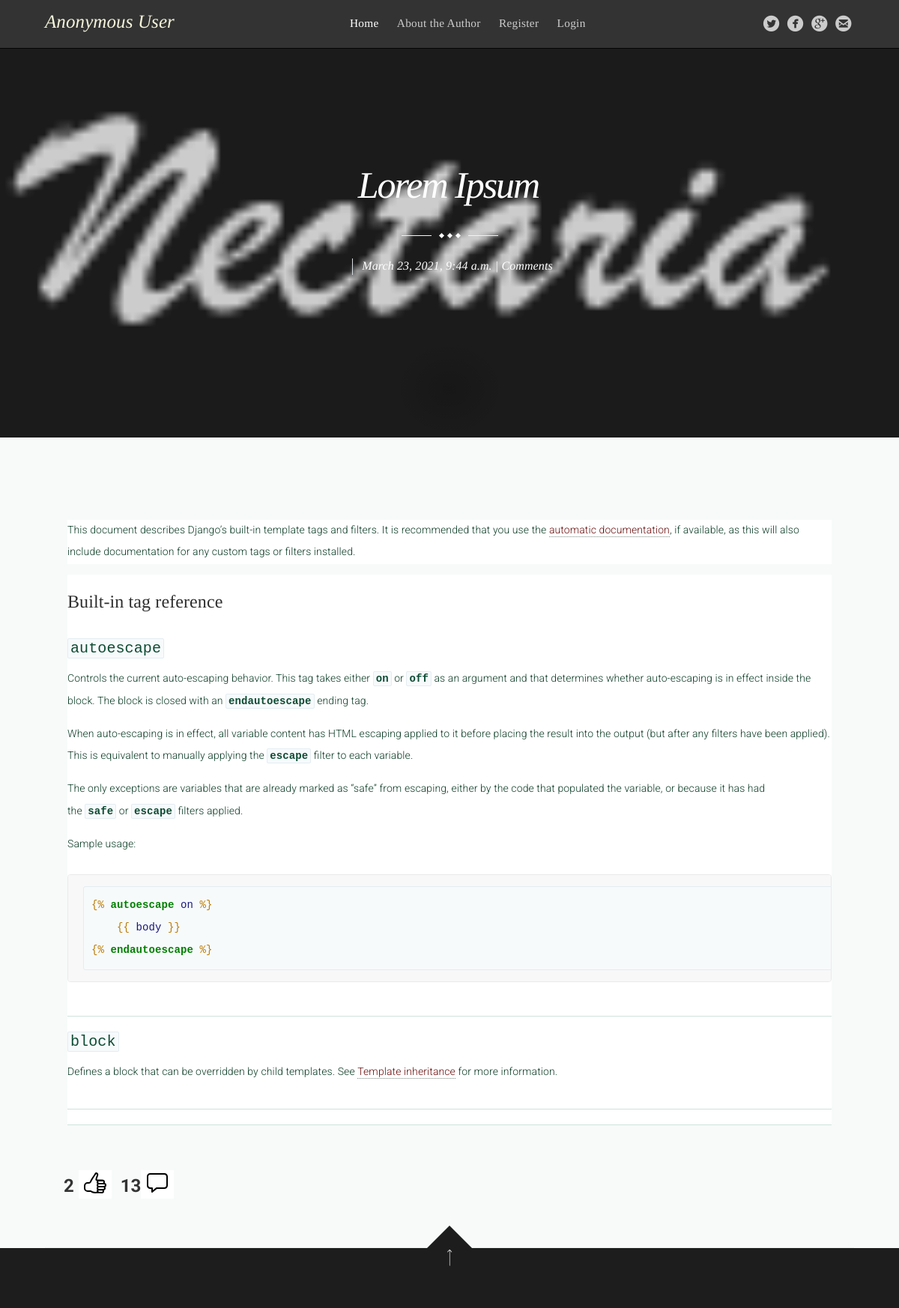
/article/23, run on the app's committed database.
### theblog/models.py (models this page shows, shortened)
class Post(models.Model):
    title = models.CharField(max_length=255)
    header_image = models.ImageField(null=True, blank=True, upload_to='images/')
    author = models.ForeignKey(User, on_delete=models.CASCADE)
    body = models.TextField()
    created_at = models.DateTimeField(auto_now_add=True)
    updated_at = models.DateTimeField(auto_now=True)
    likes = models.ManyToManyField(User, related_name='blog_posts')
    def total_likes(self):
        return self.likes.count()

### theblog/views.py (the view, shortened to what this page needs)
# urls.py: path('article/<int:pk>', ArticleView.as_view(), name='article'),
class ArticleView(DetailView, CreateView):
    model = Post
    form_class = CommentForm
    template_name = 'article.html'
    def get_context_data(self, *args, **kwargs):
        context = super(ArticleView, self).get_context_data()
        post = Post.objects.get(id=self.kwargs['pk'])
        title = post.title
        body = post.body
        author_id = post.author.id
        author_fname = post.author.first_name
        author_lname = post.author.last_name
        post_id = post.id
        created_at = post.created_at
        comments = reversed(post.comments.all())
        comments_count = len(post.comments.all())
        stuff = get_object_or_404(Post, id=self.kwargs['pk'])
        total_likes = stuff.total_likes()
        context['total_likes'] = total_likes
        context['body'] = body
        context['author_id'] = author_id
        context['title'] = title
        context['created_at'] = created_at
        context['post_id'] = post_id
        context['comments'] = comments
        context['author_fname'] = author_fname
        context['author_lname'] = author_lname
        context['comments_count'] = comments_count
        return context

### theblog/templates/article.html (shortened to what this page needs)
{% extends 'main.html' %}
{% load static %}
{% block extra_css %}
	<link rel="stylesheet" href="https://maxcdn.bootstrapcdn.com/bootstrap/4.5.2/css/bootstrap.min.css">
{% endblock %}
{% block content %}
	{% if post.header_image %}
		<header class="main-header post-head " style="background-image: url({{ post.header_image.url }})">
	<div class="vertical">
		<div class="main-header-content inner">
			<h1 class="post-title" style="font-size: 5rem;">{{ title }}</h1>
			<div class="entry-title-divider">
				<span></span><span></span><span></span>
			</div>
			<section class="post-meta">
			<time class="post-date" datetime="{{ created_at }}">{{ created_at }}</time> | <a class="scrolltocomments" href="#disqus_thread">Comments</a>
			</section>
		</div>
	</div>
		</header>
	{% endif %}
	<main class="container" role="main">
		<div class="wraps container">
			<div class="post featured container">
				<div class="post-content container">
					<br>
					<p class='container'>
						{{ body|safe }}
					</p>
					<br>
					{% if user.is_authenticated %}
						<form action="{% url 'like_post' post_id %}" method="POST" class='container'>
							{% csrf_token %}
							<div class='d-inline position-absolute' style="margin-left: -20px; margin-top: 7px;">
								<span class='font-weight-bold' style="font-size: x-large;">{{ total_likes }}</span>
							</div>
							<div class='d-inline mr-2'>
								<button type="submit" name="post_id" value="{{ post_id }}" class='bg-white border-0'> <ion-icon name="thumbs-up-outline" style="font-size:xx-large"></ion-icon></button>
							</div>
							<div class='d-inline position-absolute ml-1' style="margin-left: -20px; margin-top: 7px;">
								<span class='font-weight-bold' style="font-size: x-large;">{{ comments_count }}</span>
							</div>
							<div class="d-inline ml-5">
								<button name="post_id" value="{{ post_id }}" class='bg-white border-0 comment'> <ion-icon name="chatbox-outline" style="font-size:xx-large"></ion-icon></button>
							</div>
						</form>
						<br>
						<form method="POST" class='container d-none comment-form'>
							{% csrf_token %}
							{{ form.as_p }}
							<textarea id="editor" cols="30" rows="10", placeholder="Type your comment here..."></textarea>
							<br>
							<button class='btn btn-secondary btn-lg submit' type="submit">Comment</button>
						</form>
					{% else %}
						<form class="container" action="{% url 'login' %}">
							<div class='d-inline position-absolute' style="margin-left: -20px; margin-top: 7px;">
								<span class='font-weight-bold' style="font-size: x-large;">{{ total_likes }}</span>
							</div>
							<div class='d-inline mr-2'>
								<button type="submit" name="post_id" value="{{ post_id }}" class='bg-white border-0'> <ion-icon name="thumbs-up-outline" style="font-size:xx-large"></ion-icon></button>
							</div>
							<div class='d-inline position-absolute ml-1' style="margin-left: -20px; margin-top: 7px;">
								<span class='font-weight-bold' style="font-size: x-large;">{{ comments_count }}</span>
							</div>
							<div class="d-inline ml-5">
								<button name="id" value="{{ post_id }}" class='bg-white border-0'> <ion-icon name="chatbox-outline" style="font-size:xx-large"></ion-icon></button>
							</div>
						</form>
					{% endif %}
					<br>
				</div>
			</div>
		</div>
	</main>
{% endblock %}

### data on the page
Post: header_image (picture), title "Lorem Ipsum", created_at "March 23, 2021, 9:44 a.m.", body "This document describes Django’s built-in template tags and filters. It is recommended that you use the automatic documentation , if available, as this will also include documentation for any custom tags or filters installed. Built-in tag reference autoescape Controls the current auto-escaping behavior. This tag takes either on or off as an argument and that determines whether auto-escaping is in effect inside the block. The block is closed with an endautoescape ending tag. When auto-escaping is in effect, all variable content has HTML escaping applied to it before placing the result into the output (but after any filters have been applied). This is equivalent to manually applying the…"

### other printed values
{{ total_likes }} "2"
{{ comments_count }} "13"
